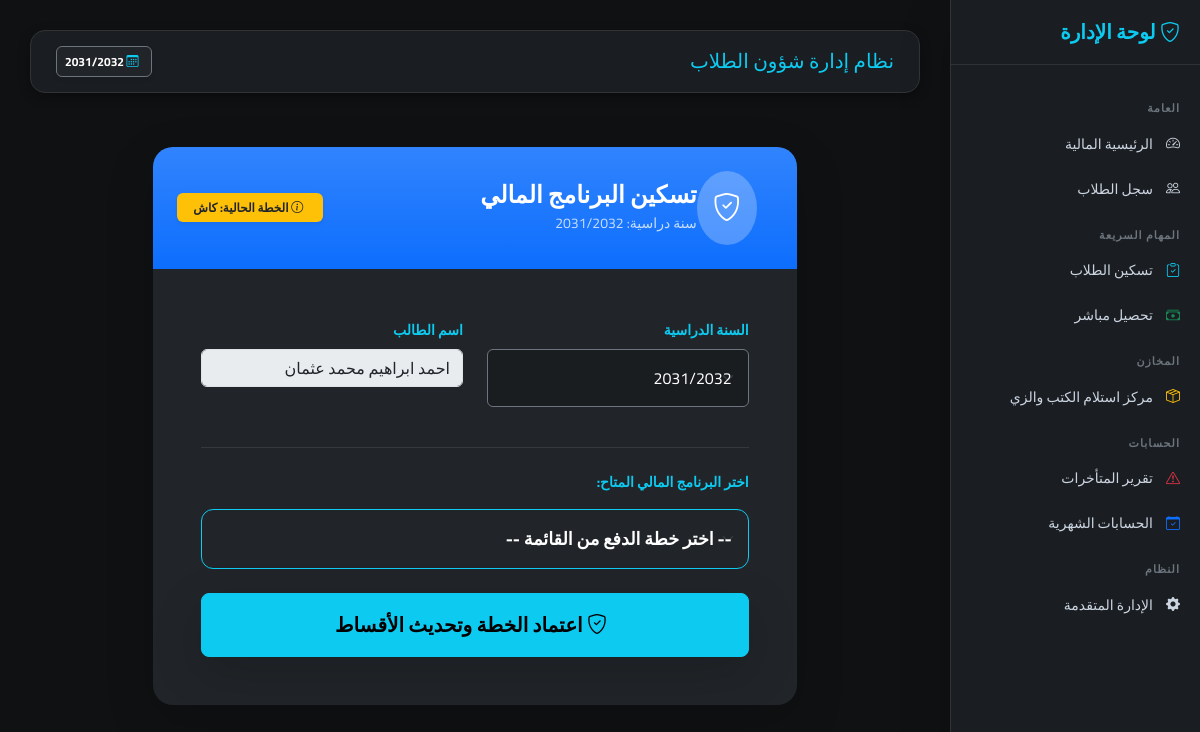
The app's page /finance/assign-plan/28/ (signed in) with its own data.
### finance/models.py (models this page shows, shortened)
class AcademicYear(models.Model):
    name = models.CharField(max_length=20)  # مثال: 2025/2026
    is_active = models.BooleanField(default=False)
    def __str__(self):
        return self.name

class StudentAccount(models.Model):
    student = models.ForeignKey("students.Student", on_delete=models.CASCADE, related_name="accounts")
    academic_year = models.ForeignKey('AcademicYear', on_delete=models.CASCADE, null=True)
    installment_plan = models.ForeignKey('InstallmentPlan', on_delete=models.SET_NULL, null=True, blank=True)
    revenue_category = models.ForeignKey(
        'RevenueCategory',
        on_delete=models.SET_NULL,
        null=True,
        blank=True,
        verbose_name="بند الإيراد المرتبط"
    )
    total_fees = models.DecimalField("إجمالي المصروفات", max_digits=10, decimal_places=2, default=0)
    discount = models.DecimalField("الخصم", max_digits=10, decimal_places=2, default=0)
    created_at = models.DateTimeField(auto_now_add=True)
    class Meta:
        unique_together = ['student', 'academic_year', 'revenue_category']
        verbose_name = "حساب طالب مالي"
        verbose_name_plural = "حسابات الطلاب المالية"

class InstallmentPlan(models.Model):
    name = models.CharField("اسم الخطة الدراسية", max_length=100)
    academic_year = models.ForeignKey('AcademicYear', on_delete=models.CASCADE, verbose_name="السنة الدراسية", null=True)
    total_amount = models.DecimalField("إجمالي مبلغ الخطة", max_digits=10, decimal_places=2, default=0)
    number_of_installments = models.PositiveIntegerField("عدد الأقساط")
    interest_value = models.DecimalField(
        "قيمة الفائدة الإضافية",
        max_digits=10,
        decimal_places=2,
        default=0,
        help_text="قيمة فائدة ثابتة تضاف لإجمالي الخطة"
    )
    class Meta:
        verbose_name = "خطة مصروفات"
        verbose_name_plural = "خطط المصروفات"

### students/models.py (models this page shows, shortened)
class Student(models.Model):
    RELIGION_CHOICES = [("Muslim", "مسلم"), ("Christian", "مسيحي")]
    STATUS_CHOICES = [("New", "مستجد"), ("Transferred", "منقول"), ("Home", "عمال"), ("Promoted", "ناجح ومنقول")]
    GENDER_CHOICES = [('Male', 'ذكر'), ('Female', 'أنثى')]
    SPECIALIZATION_CHOICES = [
        ("General", "شعبة عامة"), ("Restaurant", "مطعم"), ("Kitchen", "مطبخ"),
        ("Guidance", "ارشاد"), ("Internal", "اشراف داخلي"), ("Computer", "حاسب الي"),
    ]
    image = models.ImageField("صورة الطالب", upload_to="students/", null=True, blank=True)
    registration_number = models.CharField("رقم القيد", max_length=50, blank=True, null=True)
    first_name = models.CharField("الاسم الأول", max_length=100)
    last_name = models.CharField("اسم العائلة", max_length=100)
    national_id_validator = RegexValidator(
        regex=r'^\d{14}$',
        message="الرقم القومي يجب أن يتكون من 14 رقماً فقط."
    )
    national_id = models.CharField(
        "الرقم القومي",
        max_length=14,
        validators=[national_id_validator],
        unique=True,
        null=True, blank=True
    )
    student_code = models.CharField("كود الطالب", max_length=20, unique=True, editable=False, blank=True, null=True)
    date_of_birth = models.DateField("تاريخ الميلاد", null=True, blank=True)
    birth_place = models.CharField("محل الميلاد", max_length=150, blank=True, null=True)
    gender = models.CharField(
        "النوع",
        max_length=10,
        choices=GENDER_CHOICES,
        null=True,
        blank=True
    )
    religion = models.CharField("الديانة", max_length=20, choices=RELIGION_CHOICES, null=True, blank=True)
    nationality = models.CharField("الجنسية", max_length=100, default="مصري", null=True, blank=True)
    address = models.TextField("العنوان", blank=True, null=True)
    mother_name = models.CharField("اسم الأم", max_length=150, null=True, blank=True)
    phone = models.CharField("رقم التليفون", max_length=20, null=True, blank=True)
    enrollment_status = models.CharField("حالة القيد", max_length=20, choices=STATUS_CHOICES, null=True, blank=True)
    integration_status = models.BooleanField("موقف الدمج", default=False, null=True, blank=True)
    specialization = models.CharField("التخصص", max_length=30, choices=SPECIALIZATION_CHOICES, blank=True, null=True)
    previous_debt = models.DecimalField("مديونية سابقة مرحلة", max_digits=10, decimal_places=2, default=0)
    last_promotion_date = models.DateField(null=True, blank=True)
    grade = models.ForeignKey("students.Grade", on_delete=models.PROTECT, null=True, verbose_name="الصف الدراسي")
    classroom = models.ForeignKey("students.Classroom", on_delete=models.SET_NULL, null=True, blank=True, verbose_name="الفصل")
    academic_year = models.ForeignKey("finance.AcademicYear", on_delete=models.CASCADE, verbose_name="السنة الدراسية", related_name="students")
    is_active = models.BooleanField("نشط", default=True)
    created_at = models.DateTimeField(auto_now_add=True)
    class Meta:
        ordering = ["-created_at"]
        verbose_name = "طالب"
        verbose_name_plural = "الطلاب"
    def get_full_name(self):
        first = self.first_name if self.first_name else ""
        last = self.last_name if self.last_name else ""
        full = f"{first} {last}".strip()
        return full if full else f"طالب رقم {self.student_code}"

### finance/views.py (the view, shortened to what this page needs)
# urls.py: path('assign-plan/', views.assign_plan, name='assign_plan'),
@staff_member_required
@transaction.atomic
def assign_plan(request, student_id=None):
    selected_student = None
    account = None
    target_id = student_id or request.GET.get('student_id')
    if target_id:
        selected_student = get_object_or_404(Student, id=target_id)
        account = StudentAccount.objects.filter(student=selected_student).first()
    context = {
        'years': AcademicYear.objects.all().order_by('-id'),
        'plans': InstallmentPlan.objects.all(),
        'selected_student': selected_student,
        'account': account,
    }
    return render(request, 'finance/assign_plan.html', context)

### config/context_processors.py (called while the page is built)
def active_academic_year(request): # تأكد أن هذا هو نفس الاسم
    active_year = AcademicYear.objects.filter(is_active=True).first()
    return {'active_year': active_year}

### finance/templates/finance/assign_plan.html (shortened to what this page needs)
{% extends 'base.html' %}
{% block content %}
<link href="https://cdnjs.cloudflare.com/ajax/libs/select2/4.0.13/css/select2.min.css" rel="stylesheet" />
<div class="container-fluid py-4">
    <div class="row justify-content-center">
        <div class="col-md-11 col-lg-9">
            <div class="card shadow-lg border-0 bg-dark text-white" style="border-radius: 20px; overflow: hidden;">
                <div class="card-header bg-primary bg-gradient p-4 border-0">
                    <div class="d-flex align-items-center justify-content-between">
                        <div class="d-flex align-items-center">
                            <div class="bg-white bg-opacity-25 rounded-circle p-3 me-3">
                                <i class="bi bi-shield-check fs-3 text-white"></i>
                            </div>
                            <div>
                                <h4 class="mb-0 fw-bold">تسكين البرنامج المالي</h4>
                                <small class="text-white text-opacity-75">سنة دراسية: {{ active_year|default:"2028/2029" }}</small>
                            </div>
                        </div>
                        {% if account and account.installment_plan %}
                        <div class="text-end" dir="rtl">
                            <span class="badge bg-warning text-dark fw-bold p-2 px-3 shadow-sm">
                                <i class="bi bi-info-circle me-1"></i> الخطة الحالية: {{ account.installment_plan.name }}
                            </span>
                        </div>
                        {% endif %}
                    </div>
                </div>
                <div class="card-body p-4 p-md-5">
                    <form method="POST" id="assignmentForm" action="{% if selected_student %}{% url 'assign_plan_with_id' selected_student.id %}{% else %}{% url 'assign_plan' %}{% endif %}">
                        <div class="row mb-4" dir="rtl">
                            <div class="col-md-6 mb-3">
                                <label class="form-label text-info fw-bold mb-2 small">السنة الدراسية</label>
                                <select id="academic_year_select" class="form-select bg-secondary bg-opacity-25 text-white border-secondary p-3 shadow-none" {% if selected_student %}disabled style="background-color: #1a1d20 !important;"{% else %}name="academic_year" required{% endif %}>
                                    {% for y in years %}
                                        <option value="{{ y.id }}" {% if selected_student and selected_student.academic_year.id == y.id %}selected{% elif y.is_active and not selected_student %}selected{% endif %}>
                                            {{ y.name }}
                                        </option>
                                    {% endfor %}
                                </select>
                            </div>
                            <div class="col-md-6">
                                <label class="form-label text-info fw-bold mb-2 small">اسم الطالب</label>
                                <select id="student_select" class="form-control" {% if selected_student %}disabled{% else %}name="student" required{% endif %}>
                                    {% if selected_student %}
                                        <option value="{{ selected_student.id }}" selected>{{ selected_student.get_full_name }}</option>
                                    {% else %}
                                        <option value="">ابحث عن اسم الطالب...</option>
                                    {% endif %}
                                </select>
                            </div>
                        </div>
                        <hr class="border-secondary opacity-25 mb-4">
                        <div class="mb-4" dir="rtl">
                            <label class="form-label text-info fw-bold mb-3 small d-block">اختر البرنامج المالي المتاح:</label>
                            <select name="plan_id" id="plan_select" class="form-select form-select-lg bg-dark text-white border-info p-3 fw-bold" required>
                                <option value="" data-amount="0">-- اختر خطة الدفع من القائمة --</option>
                            </select>
                        </div>
                        <div class="d-grid gap-2">
                            <button type="submit" id="submitBtn" class="btn btn-info btn-lg fw-bold py-3 shadow-lg">
                                <i class="bi bi-shield-check me-2"></i> اعتماد الخطة وتحديث الأقساط
                            </button>
                        </div>
                    </form>
                </div>
            </div>
        </div>
    </div>
</div>
{% endblock %}

### finance/templates/base.html (shortened to what this page needs)
{% load static %}
<!DOCTYPE html>
<html lang="ar" dir="rtl">
<head>
    <link href="https://cdn.jsdelivr.net/npm/bootstrap@5.3.2/dist/css/bootstrap.min.css" rel="stylesheet">
    <link href="https://cdn.jsdelivr.net/npm/bootstrap-icons/font/bootstrap-icons.css" rel="stylesheet">
    <link href="https://cdn.jsdelivr.net/npm/select2@4.1.0-rc.0/dist/css/select2.min.css" rel="stylesheet" />
    <link rel="stylesheet" href="https://cdn.jsdelivr.net/npm/select2-bootstrap-5-theme@1.3.0/dist/select2-bootstrap-5-theme.min.css" />
</head>
<body>
<div class="sidebar shadow-lg">
    {% if student and student.id %}
        <h5><i class="bi bi-person-badge"></i> ملف الطالب</h5>
        <div class="text-center mb-4 px-3">
            <span class="d-block fw-bold text-white fs-5">{{ student.get_full_name }}</span>
            <small class="badge bg-info text-dark mt-2 px-3">{{ student.academic_year.name }}</small>
        </div>
        <div class="section-title">العمليات المالية</div>
        <a href="{% url 'assign_plan_with_id' student.id %}">
            <i class="bi bi-calendar-check text-info"></i> تسكين برنامج مالي
        </a>
        <a href="{% url 'quick_collection' %}?student_id={{ student.id }}">
            <i class="bi bi-cash-stack text-success"></i> تحصيل المصاريف
        </a>
        <a href="{% url 'student_inventory_view' student.id %}"
           class="{% if request.resolver_match.url_name == 'student_inventory_view' %}active-link{% endif %}">
            <i class="bi bi-box-seam text-warning"></i> تسليم الكتب والزي
        </a>
        <div class="section-title">تقارير وشهادات</div>
        <a href="javascript:void(0);" onclick="printEnrollmentCertificate()" class="admin-action-btn mt-2" style="color: #ffc107; border-color: rgba(255,193,7,0.3);">
            <i class="bi bi-printer"></i> طباعة شهادة قيد
        </a>
        <a href="{% url 'student_list' %}" class="text-info text-center d-block mt-4 border-top border-secondary pt-3 mx-3">
            <i class="bi bi-arrow-right-circle"></i> العودة للسجل العام
        </a>
    {% else %}
        <h5><i class="bi bi-shield-check"></i> لوحة الإدارة</h5>
        <div class="section-title">العامة</div>
        <a href="{% url 'finance_dashboard' %}"><i class="bi bi-speedometer2"></i> الرئيسية المالية</a>
        <a href="{% url 'student_list' %}"><i class="bi bi-people"></i> سجل الطلاب</a>
        <div class="section-title">المهام السريعة</div>
        <a href="{% url 'assign_plan' %}"><i class="bi bi-clipboard-check text-info"></i> تسكين الطلاب</a>
        <a href="{% url 'quick_collection' %}"><i class="bi bi-cash-stack text-success"></i> تحصيل مباشر</a>
        <div class="section-title">المخازن</div>
        <a href="{% url 'student_list' %}"><i class="bi bi-box-seam text-warning"></i> مركز استلام الكتب والزي</a>
        <div class="section-title">الحسابات</div>
        <a href="{% url 'overdue_report' %}"><i class="bi bi-exclamation-triangle text-danger"></i> تقرير المتأخرات</a>
        <a href="{% url 'close_month' %}"><i class="bi bi-calendar-check text-primary"></i> الحسابات الشهرية</a>
        <div class="section-title">النظام</div>
        <a href="/admin/" target="_blank"><i class="bi bi-gear-fill"></i> الإدارة المتقدمة</a>
    {% endif %}
    </div>
<div class="main-content">
    <div class="top-navbar d-flex justify-content-between align-items-center">
        <h5 class="mb-0 text-info">{% block page_title %}نظام إدارة شؤون الطلاب{% endblock %}</h5>
        <div class="d-flex align-items-center">
            <span class="badge bg-dark border border-secondary p-2 shadow-sm">
                <i class="bi bi-calendar3 me-1 text-info"></i>
                {{ active_year.name|default:"لم يتم تحديد سنة" }}
            </span>
        </div>
    </div>
    {% block content %}{% endblock %}
</div>
</body>
</html>

### finance/templates/base.html (style rules this page uses)
:root { --bg-dark: #0f1113; --sidebar-bg: #1a1d21; --accent-color: #0dcaf0; --text-muted: #cbd5e1; --danger-soft: #ea868f; }
body { font-family: 'Cairo', sans-serif; background-color: var(--bg-dark); color: #ffffff; margin: 0; overflow-x: hidden; }
.sidebar { height: 100vh; background: var(--sidebar-bg); padding-top: 20px; position: fixed; width: 250px; right: 0; z-index: 1000; border-left: 1px solid #333; transition: all 0.3s ease; overflow-y: auto; }
.sidebar h5 { color: var(--accent-color); font-weight: 700; padding: 0 20px 20px; border-bottom: 1px solid #2d3238; margin-bottom: 20px; }
.sidebar a { color: var(--text-muted); padding: 12px 20px; display: block; text-decoration: none; transition: 0.3s; font-size: 14px; }
.sidebar a i { margin-left: 10px; }
.section-title { font-size: 11px; text-transform: uppercase; color: #6c757d; padding: 15px 20px 5px; font-weight: bold; letter-spacing: 1px; }
.main-content { margin-right: 250px; padding: 30px; min-height: 100vh; }
.top-navbar { background: var(--sidebar-bg); padding: 15px 25px; border-radius: 15px; margin-bottom: 30px; border: 1px solid #333; box-shadow: 0 4px 12px rgba(0,0,0,0.3); }

### finance/templates/finance/assign_plan.html (style rules this page uses)
.form-select-lg { font-size: 1.1rem; border-radius: 12px; }

### records on screen
AcademicYear: name "2031/2032"
StudentAccount: installment_plan.name "كاش"
Student: academic_year.name "2031/2032", first_name+last_name "احمد ابراهيم محمد عثمان"
